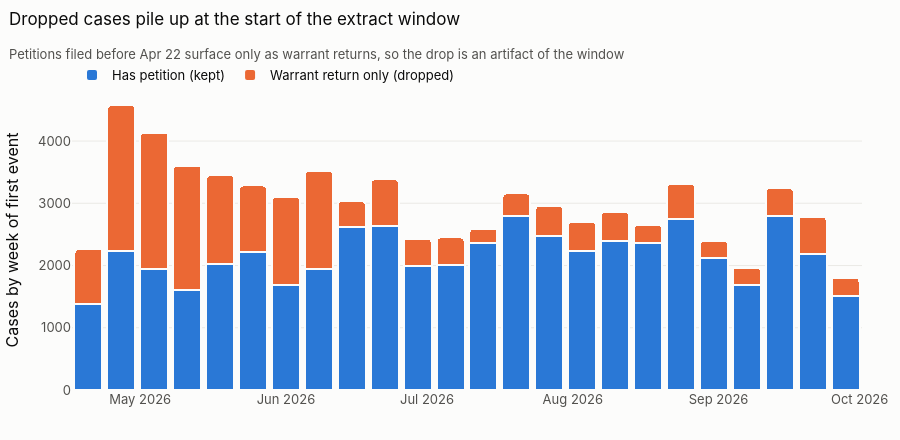

Here is the notebook cell this chart was saved with:
### Markdown cell above
**Left truncation.** A case whose first visible event is a warrant return had its petition filed *before* the extract window opened. We can't know its filing date, so it can't have a duration. If those dropped cases cluster at the start of the window, the gap comes from the extract, not from court behavior.

### Code cell
trunc_wk = q("""
    WITH c AS (
        SELECT clean_case_number,
               MIN(event_date) AS first_evt,
               BOOL_OR(raw_event_type ILIKE 'Petition%') AS has_petition
        FROM raw_court_events GROUP BY 1
    )
    SELECT DATE_TRUNC('week', first_evt) AS week,
           CASE WHEN has_petition THEN 'Has petition (kept)' ELSE 'Warrant return only (dropped)' END AS grp,
           COUNT(*) AS n
    FROM c GROUP BY 1, 2 ORDER BY 1
""")
trunc_wk = suppress(trunc_wk, ["n"])
assert_public_safe(trunc_wk, "trunc_wk", ["n"])

fig = go.Figure()
for grp, color in [("Has petition (kept)", BLUE), ("Warrant return only (dropped)", ORANGE)]:
    d = trunc_wk[trunc_wk.grp == grp]
    fig.add_bar(x=d.week, y=d.n, name=grp, marker=dict(color=color, line=dict(color="#fcfcfb", width=2)),
                hovertemplate="Week of %{x|%b %d}<br>%{y:,} cases<extra>" + grp + "</extra>")
fig.update_layout(barmode="stack", height=440, yaxis_title="Cases by week of first event", bargap=0.15)
subtitle(fig, "Dropped cases pile up at the start of the extract window",
         "Petitions filed before Apr 22 surface only as warrant returns, so the drop is an artifact of the window")

### Figure 1 — Plotly figure (JSON) as saved in the notebook; plotly's stock layout.template omitted (floating-point values rounded to 4 significant figures)
{"data": [{"hovertemplate": "Week of %{x|%b %d}<br>%{y:,} cases<extra>Has petition (kept)</extra>", "marker": {"color": "#2a78d6", "line": {"color": "#fcfcfb", "width": 2}}, "name": "Has petition (kept)", "type": "bar", "x": ["2026-04-20T00:00:00.000000", "2026-04-27T00:00:00.000000", "2026-05-04T00:00:00.000000", "2026-05-11T00:00:00.000000", "2026-05-18T00:00:00.000000", "2026-05-25T00:00:00.000000", "2026-06-01T00:00:00.000000", "2026-06-08T00:00:00.000000", "2026-06-15T00:00:00.000000", "2026-06-22T00:00:00.000000", "2026-06-29T00:00:00.000000", "2026-07-06T00:00:00.000000", "2026-07-13T00:00:00.000000", "2026-07-20T00:00:00.000000", "2026-07-27T00:00:00.000000", "2026-08-03T00:00:00.000000", "2026-08-10T00:00:00.000000", "2026-08-17T00:00:00.000000", "2026-08-24T00:00:00.000000", "2026-08-31T00:00:00.000000", "2026-09-07T00:00:00.000000", "2026-09-14T00:00:00.000000", "2026-09-21T00:00:00.000000", "2026-09-28T00:00:00.000000"], "y": [1381.0, 2237.0, 1941.0, 1604.0, 2027.0, 2220.0, 1682.0, 1937.0, 2615.0, 2635.0, 1993.0, 2013.0, 2364.0, 2797.0, 2467.0, 2238.0, 2393.0, 2364.0, 2746.0, 2118.0, 1689.0, 2795.0, 2192.0, 1509.0]}, {"hovertemplate": "Week of %{x|%b %d}<br>%{y:,} cases<extra>Warrant return only (dropped)</extra>", "marker": {"color": "#eb6834", "line": {"color": "#fcfcfb", "width": 2}}, "name": "Warrant return only (dropped)", "type": "bar", "x": ["2026-04-20T00:00:00.000000", "2026-04-27T00:00:00.000000", "2026-05-04T00:00:00.000000", "2026-05-11T00:00:00.000000", "2026-05-18T00:00:00.000000", "2026-05-25T00:00:00.000000", "2026-06-01T00:00:00.000000", "2026-06-08T00:00:00.000000", "2026-06-15T00:00:00.000000", "2026-06-22T00:00:00.000000", "2026-06-29T00:00:00.000000", "2026-07-06T00:00:00.000000", "2026-07-13T00:00:00.000000", "2026-07-20T00:00:00.000000", "2026-07-27T00:00:00.000000", "2026-08-03T00:00:00.000000", "2026-08-10T00:00:00.000000", "2026-08-17T00:00:00.000000", "2026-08-24T00:00:00.000000", "2026-08-31T00:00:00.000000", "2026-09-07T00:00:00.000000", "2026-09-14T00:00:00.000000", "2026-09-21T00:00:00.000000", "2026-09-28T00:00:00.000000"], "y": [888.0, 2342.0, 2195.0, 2002.0, 1424.0, 1066.0, 1420.0, 1580.0, 418.0, 749.0, 439.0, 438.0, 227.0, 362.0, 491.0, 463.0, 468.0, 287.0, 562.0, 280.0, 278.0, 446.0, 595.0, 296.0]}], "layout": {"bargap": 0.15, "barmode": "stack", "height": 440, "title": {"subtitle": {"font": {"color": "#52514e", "size": 13}, "text": "Petitions filed before Apr 22 surface only as warrant returns, so the drop is an artifact of the window"}, "text": "Dropped cases pile up at the start of the extract window"}, "yaxis": {"title": {"text": "Cases by week of first event"}}}}
